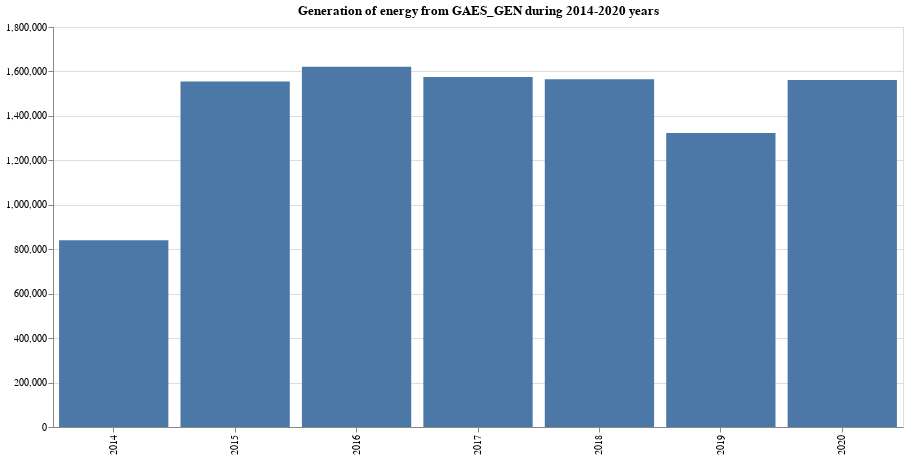

Notebook cell for this chart:
### Code cell
chart_generator(task1_df, 'GAES_GEN')

### Figure 1 — Vega-Lite specification as saved in the notebook (floating-point values rounded to 4 significant figures)
{"config": {"view": {"continuousWidth": 400, "continuousHeight": 300}}, "data": {"name": "data-ecdcd649c28172410a9a615c1ea69b46"}, "mark": "bar", "encoding": {"x": {"type": "nominal", "field": "Час/Дата", "title": ""}, "y": {"type": "quantitative", "field": "GAES_GEN", "title": ""}}, "height": 400, "title": {"text": "Generation of energy from GAES_GEN during 2014-2020 years"}, "width": 850, "$schema": "https://vega.github.io/schema/vega-lite/v4.8.1.json", "datasets": {"data-ecdcd649c28172410a9a615c1ea69b46": [{"Час/Дата": "2014", "AES": 88204418, "TEC": 14684731, "VDE": 1606386, "TES": 68605877, "GES": 7991000.0, "GAES_GEN": 839842, "CONSUMPTION": 172595823, "GAES_PUMP": -1138000.0, "UK_BLR_RUS": -2597000.0, "UK_EURO": -4945000.0, "UK_MLD": -654700.0, "Unnamed: 12": 0.0, "Unnamed: 13": 0.0}, {"Час/Дата": "2015", "AES": 87413763, "TEC": 12041074, "VDE": 1234936, "TES": 50259819, "GES": 4964000.0, "GAES_GEN": 1554857, "CONSUMPTION": 148380125, "GAES_PUMP": -2116000.0, "UK_BLR_RUS": 1986000.0, "UK_EURO": -3623000.0, "UK_MLD": 52190.0, "Unnamed: 12": 0.0, "Unnamed: 13": 0.0}, {"Час/Дата": "2016", "AES": 80762094, "TEC": 12841033, "VDE": 1093190, "TES": 49879543, "GES": 7114000.0, "GAES_GEN": 1621377, "CONSUMPTION": 145108274, "GAES_PUMP": -2180000.0, "UK_BLR_RUS": -299500.0, "UK_EURO": -3983000.0, "UK_MLD": 45210.0, "Unnamed: 12": 0.0, "Unnamed: 13": 0.0}, {"Час/Дата": "2017", "AES": 85314258, "TEC": 12208062, "VDE": 1177032, "TES": 44945303, "GES": 8532000.0, "GAES_GEN": 1575099, "CONSUMPTION": 145483538, "GAES_PUMP": -2139000.0, "UK_BLR_RUS": -315500.0, "UK_EURO": -4039000.0, "UK_MLD": -1154000.0, "Unnamed: 12": 0.0, "Unnamed: 13": 0.0}, {"Час/Дата": "2018", "AES": 84351328, "TEC": 12261018, "VDE": 1863726, "TES": 47747092, "GES": 10070000.0, "GAES_GEN": 1564867, "CONSUMPTION": 149131882, "GAES_PUMP": -2119000.0, "UK_BLR_RUS": -433200.0, "UK_EURO": -5211000.0, "UK_MLD": -965800.0, "Unnamed: 12": 0.0, "Unnamed: 13": 0.0}, {"Час/Дата": "2019", "AES": 83098265, "TEC": 12251850, "VDE": 4441801, "TES": 44877587, "GES": 6422000.0, "GAES_GEN": 1323192, "CONSUMPTION": 146253834, "GAES_PUMP": -1820000.0, "UK_BLR_RUS": 562100.0, "UK_EURO": -4280000.0, "UK_MLD": -623500.0, "Unnamed: 12": 0.0, "Unnamed: 13": 0.0}, {"Час/Дата": "2020", "AES": 76210883, "TEC": 14536545, "VDE": 8124734, "TES": 39504024, "GES": 5999000.0, "GAES_GEN": 1561564, "CONSUMPTION": 140720453, "GAES_PUMP": -2139000.0, "UK_BLR_RUS": -638700.0, "UK_EURO": -2301000.0, "UK_MLD": -137300.0, "Unnamed: 12": 0.0, "Unnamed: 13": 0.0}]}}
